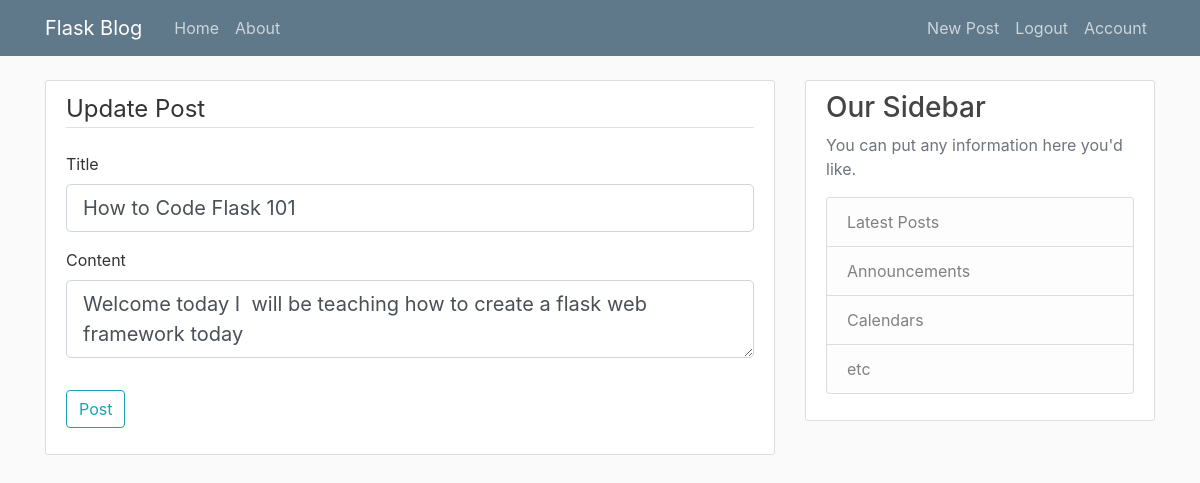
The app's page /post/2/update (signed in) with its own data.
### FlaskBlog/models.py (models this page shows, shortened)
class Post(db.Model):
    id = db.Column(db.Integer, primary_key = True)
    title = db.Column(db.String(100),nullable = False,)
    time = db.Column(db.DateTime, nullable = False, default = datetime.utcnow)
    content = db.Column(db.Text, nullable = False)
    user_id = db.Column(db.Integer, db.ForeignKey('user.id'), nullable=False)

### FlaskBlog/posts/routes.py (the view)
@posts.route("/post/<int:post_id>/update", methods=["GET","POST"])
@login_required
def update_post(post_id):
    post = Post.query.get_or_404(post_id)
    form = PostForm()
    if post.author != current_user:#check to make sure only author can update post
        abort(403)
    if form.validate_on_submit():
        post.title = form.title.data
        post.content = form.content.data #actually update the post in database
        db.session.commit()
        flash("Your Post Has Been Updated", "success")
        return redirect(url_for("posts.post",post_id=post.id))
    elif request.method == "GET":
        form.title.data = post.title
        form.content.data = post.content
    return render_template("create_post.html", title="Update Post",
                           legend="Update Post",form=form)

### FlaskBlog/posts/forms.py
class PostForm(FlaskForm):
    title = StringField("Title",
                        validators=[DataRequired()])
    content = TextAreaField("Content",
                            validators=[DataRequired()])
    submit = SubmitField("Post")

### FlaskBlog/models.py (called while the page is built)
@login_manager.user_loader
def load_user(user_id):
    return User.query.get(int(user_id))

### FlaskBlog/templates/create_post.html (shortened to what this page needs)
{% extends "layout.html" %}
{% block content %}
    <div class="content-section">
        <form method="POST" action="">
            <fieldset class="form-group">
                <legend class="border-bottom mb-4">{{ legend }}</legend>
                <div class="form-group">
                    {{form.title.label(class="form-control-label")}}
                    {% if form.title.errors %}
                        {{form.title(class="form-control form-control-lg is-invalid")}}
                        <div class="invalid-feedback">
                            {% for error in form.title.errors %}
                                <span>{{ error }}</span>
                            {% endfor %}
                        </div>
                    {% else %}
                        {{form.title(class="form-control form-control-lg")}}
                    {% endif %}
                </div>
                <div class="form-group">
                    {{form.content.label(class="form-control-label")}}
                    {% if form.content.errors %}
                        {{form.content(class="form-control form-control-lg is-invalid")}}
                        <div class="invalid-feedback">
                            {% for error in form.content.errors %}
                                <span>{{ error }}</span>
                            {% endfor %}
                        </div>
                    {% else %}
                        {{form.content(class="form-control form-control-lg")}}
                    {% endif %}
                </div>
            </fieldset>
            <div class="form-group">
                {{form.submit(class="btn btn-outline-info")}}
            </div>
        </form>
    </div>
{% endblock content %}

### FlaskBlog/static/main.css (style rules this page uses)
body { background: #fafafa; color: #333333; margin-top: 5rem; }
.content-section { background: #ffffff; padding: 10px 20px; border: 1px solid #dddddd; border-radius: 3px; margin-bottom: 20px; }

### records on screen
Post: title "How to Code Flask 101", content "Welcome today I will be teaching how to create a flask web framework today"

### other values on screen
{{ legend }} "Update Post"
